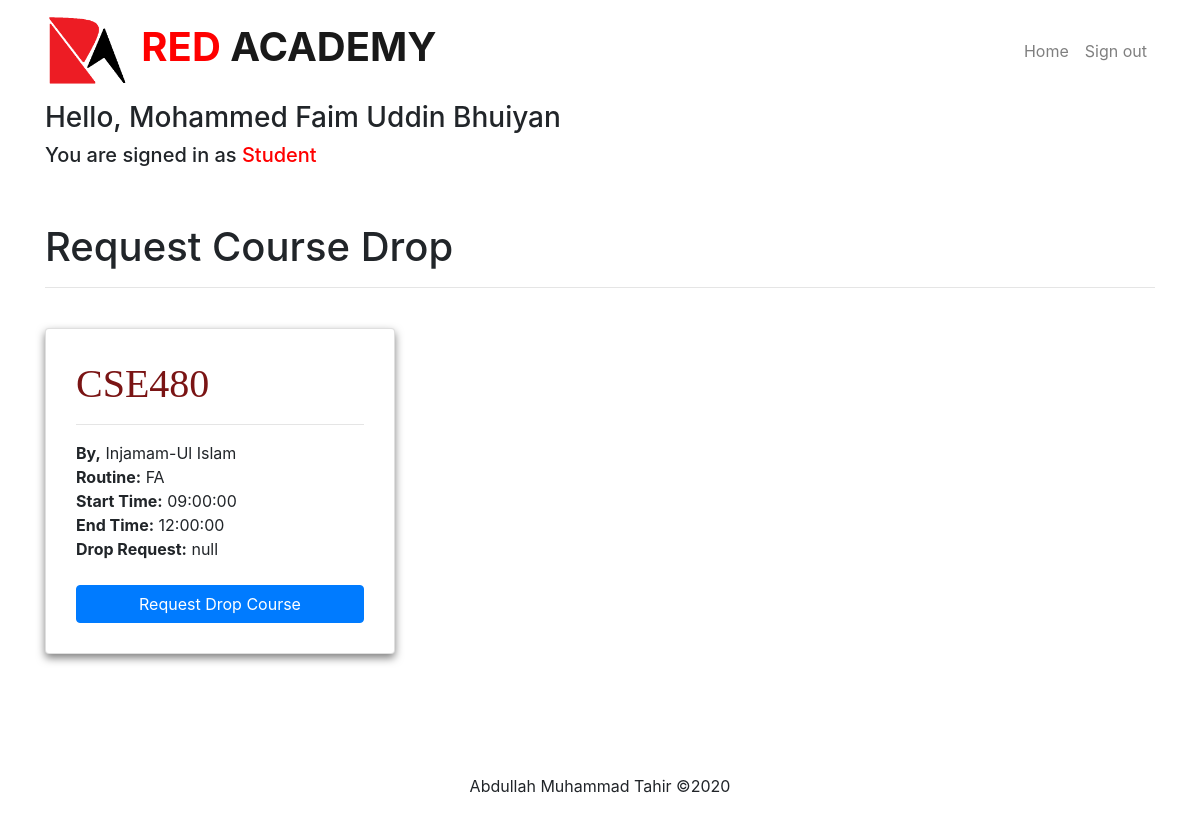
The app's page /drop_course.php (signed in) with its own data.
### tables this page shows
CREATE TABLE `courseinfo` (
  `coursename` varchar(50) NOT NULL,
  `routine` text NOT NULL,
  `teacher` text NOT NULL,
  `teacher_email` varchar(50) NOT NULL,
  `stdname` text NOT NULL,
  `stdemail` varchar(50) NOT NULL,
  `enroll_date` date NOT NULL,
  `drop_req` text NOT NULL
);

CREATE TABLE `courses` (
  `coursename` varchar(50) NOT NULL,
  `teacher` text NOT NULL,
  `teacher_email` varchar(50) NOT NULL,
  `routine` text NOT NULL,
  `start` time NOT NULL,
  `end` time NOT NULL
);

### drop_course.php (the view, shortened to what this page needs)
<!DOCTYPE html>
<html lang="en" dir="ltr">
  <head>
    <link rel="stylesheet" href="css/bootstrap.min.css">
    <link rel="stylesheet" href="css/custom.css">
  </head>
  <body>
    <nav class="navbar navbar-expand-lg navbar-light">
      <div class="container">
        <a class="navbar-brand" href="homepage.php">
          <img src="photos/logo.png" height="75" class="d-inline-block" alt="Business"> <b><font color="red"> RED </font> ACADEMY </b>
        </a>
         <div class="collapse navbar-collapse" id="navbarSupportedContent">
           <ul class="navbar-nav ml-auto">
             <li class="nav-item">
               <a class="nav-link" href="homepage.php">Home</a>
             </li>
             <li class="nav-item">
               <a class="nav-link" href="sign_out.php">Sign out</a>
             </li>
           </ul>
         </div>
     </div>
   </nav>
   <div class="container">
     <?php echo '<h3> Hello, '.$_SESSION['fname'].' '.$_SESSION['lname'].'</h3>'; ?>
       <h5>  You are signed in as <font color="red">Student </font>  </h5>
   </div>
   <br><br>
   <div class="container">
       <h1>Request Course Drop</h1>
     <hr/>
   </div>
   <br>
   <div class="container">
       <?php
       $connection=mysqli_connect('localhost','root','','red_academy');
       $email= $_SESSION['email'];
       $query="select * from courseinfo where stdemail='$email'";
       $result=mysqli_query($connection,$query);
           if($result)
              {
                if(mysqli_num_rows($result)>0)
                    {
                      echo'<div class="row">';
                      while($ans=mysqli_fetch_array($result))
                        {
                                      $cname=$ans['coursename'];
                                      echo'<div class="col-md-4"><div class="card"><div class="cardcontainer">';
                                      $query2="select teacher, teacher_email, routine, start, end from courses where coursename='$cname'";
                                      $result2=mysqli_query($connection,$query2);
                                      $ans2=mysqli_fetch_array($result2);
                                      $teacher=$ans2['teacher'];
                                      $routine=$ans2['routine'];
                                      $start=$ans2['start'];
                                      $end=$ans2['end'];
                                      $drop_req=$ans['drop_req'];
                                      echo'<b><h1><font style="font-family:algerian;" color="#7A1414">'.$ans['coursename'].'</font></h1></b><hr/>';
                                      echo'<b>By,</b> '.$teacher.'<br>';
                                      echo'<b>Routine:</b> '.$routine.'<br>';
                                      echo'<b>Start Time:</b> '.$start.'<br>';
                                      echo'<b>End Time:</b> '.$end.'<br>';
                                      echo'<b>Drop Request:</b> '.$drop_req.'<br>';
                                      echo'<form class="drop_c" method="POST" action="">
                                      <input type="hidden" name="drop_course" value="PENDING">
                                      <input type="hidden" name="course" value="'.$cname.'"><br>
                                      <input type="submit" class="btn btn-primary btn-block" value="Request Drop Course">
                                      </form>';
                                      echo'</div></div><br><br></div>';
                        }
                        echo'</div>';
                    }
                }
          else
          {
               echo "Nothing to show Here <br>";
          }
                          ?>
                      </div>
   <br><br><br>
 </body>
 <footer>
   <div class="container">
     <div class="middle">
       <p>Abdullah Muhammad Tahir &copy;2020</p>
     </div>
   </div>
 </footer>
 </html>

### css/custom.css (style rules this page uses)
div.middle { text-align: center; }
.navbar-light .navbar-brand { font-size: 40px; }

### drop_course.php (style rules this page uses)
.card { box-shadow: 0 4px 8px 0 rgba(0,0,0,0.5); transition: 0.3s; }
.cardcontainer { padding: 30px 30px; }

### records on screen
courseinfo: coursename "CSE480", courses.teacher "Injamam-Ul Islam", courses.routine "FA", courses.start "09:00:00", courses.end "12:00:00", drop_req "null"

### other values on screen
$_SESSION['fname'] "Mohammed Faim"
$_SESSION['lname'] "Uddin Bhuiyan"
